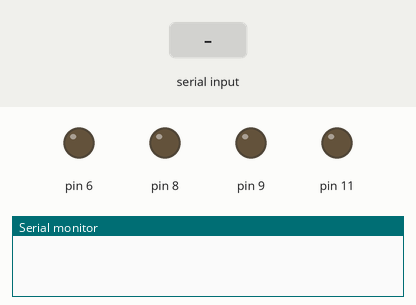
Recording of a sketch running on a simulated Arduino Uno, built with avr-gcc and run on an emulated ATmega328P. Parts: output pins drawn as LEDs (lit = HIGH), the last lines printed to the serial monitor. Inputs (shaded band) come from the test bench.

Above: at 1.2 s.
1.3 s: "a" received over Serial
At 2.0 s:
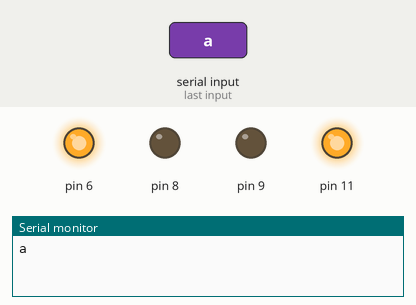
2.8 s: "b" received over Serial
At 3.1 s:
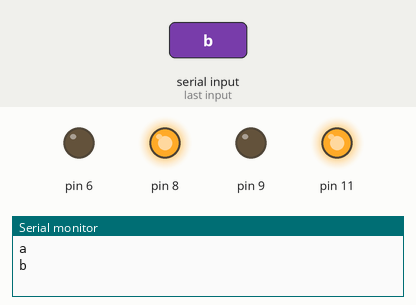
4.3 s: "d" received over Serial
At 5.5 s:
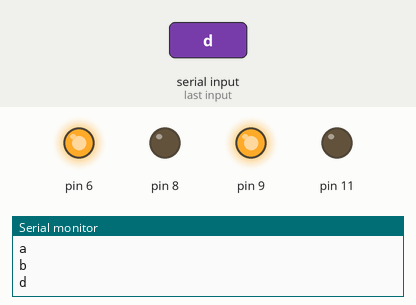
5.8 s: "e" received over Serial
At 6.6 s:
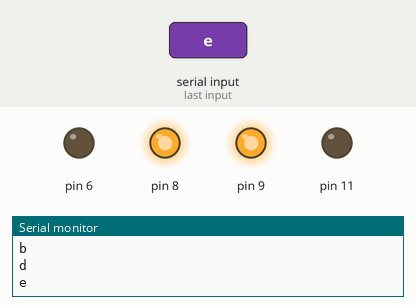
Timing chart, 0 to 8.3 s (numbered marks = the images above; inputs shaded):
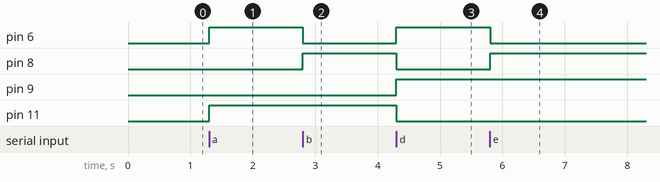

The sketch:

robot.ino
```cpp
#include "Robot.h"

// Declaración de motores y robot
Motor motorIzq(8, 6);
Motor motorDer(9, 11);
Robot robot(motorIzq, motorDer);

void setup() {
  // Inicialización del robot
  robot.inicializar();

}

void loop() {
  robot.leerEstado();
  robot.ejecutarAccion();

}
```

robot.cpp
```cpp
#include "Robot.h"

// Implementación de la clase Motor
Motor::Motor(int pinA, int pinB) {
  this->pinA = pinA;
  this->pinB = pinB;
}

void Motor::adelante() {
  digitalWrite(pinA, LOW);
  digitalWrite(pinB, HIGH);
}

void Motor::reversa() {
  digitalWrite(pinA, HIGH);
  digitalWrite(pinB, LOW);
}

void Motor::parar() {
  digitalWrite(pinA, LOW);
  digitalWrite(pinB, LOW);
}

// Implementación de la clase Robot
Robot::Robot(Motor motorIzq, Motor motorDer) : motorIzq(motorIzq), motorDer(motorDer) {
  estado = 'c';
}

void Robot::inicializar() {
  pinMode(motorIzq.pinA, OUTPUT);
  pinMode(motorIzq.pinB, OUTPUT);
  pinMode(motorDer.pinA, OUTPUT);
  pinMode(motorDer.pinB, OUTPUT);
  Serial.begin(9600);
}

void Robot::leerEstado() {
  if (Serial.available() > 0) {
    estado = Serial.read();
    Serial.println(estado);
  }
}

void Robot::ejecutarAccion() {
  switch (estado) {
    case 'a':
      adelante();
      break;
    case 'b':
      izquierda();
      break;
    case 'c':
      parar();
      break;
    case 'd':
      derecha();
      break;
    case 'e':
      reversa();
      break;
  }
}
void Robot::adelante() {
  motorIzq.adelante();
  motorDer.adelante();
}
void Robot::izquierda() {
  motorIzq.reversa();
  motorDer.adelante();
}
void Robot::parar() {
  motorIzq.parar();
  motorDer.parar();
}
void Robot::derecha() {
  motorIzq.adelante();
  motorDer.reversa();
}
void Robot::reversa() {
  motorIzq.reversa();
  motorDer.reversa();
}
```

robot.h
```cpp
#ifndef ROBOT_H
#define ROBOT_H

#include <Arduino.h>

class Motor {
public:
  int pinA;
  int pinB;

  Motor(int pinA, int pinB);
  void adelante();
  void reversa();
  void parar();
};

class Robot {
public:
  Motor motorIzq;
  Motor motorDer;
  char estado;

  Robot(Motor motorIzq, Motor motorDer);
  void inicializar();
  void leerEstado();
  void ejecutarAccion();
  void adelante();
  void izquierda();
  void parar();
  void derecha();
  void reversa();
};

#endif
```

Measured:
- after the input at 1.3 s, pin 6, pin 11: LOW → HIGH at once
- after the input at 2.8 s, pin 6: HIGH → LOW at once; pin 8: LOW → HIGH at once
- after the input at 4.3 s, pin 6, pin 9: LOW → HIGH at once; pin 8, pin 11: HIGH → LOW at once
- after the input at 5.8 s, pin 6: HIGH → LOW at once; pin 8: LOW → HIGH at once
